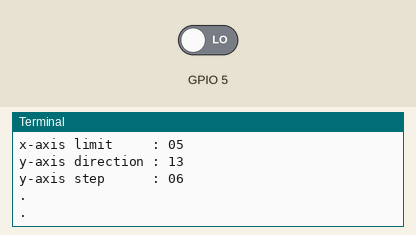
This program was run on a simulated Raspberry Pi (BCM pin numbers). Parts: the last lines printed to the terminal. The inputs (shaded band) are chosen by the test bench; at power-on: GPIO 5 LOW.

Above: at 1.2 s.
1.3 s: GPIO 5 driven HIGH
At 1.9 s:
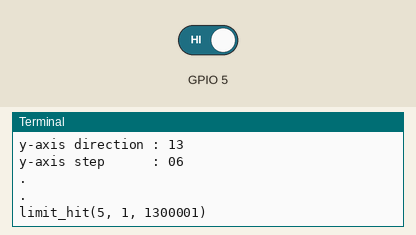
2.8 s: GPIO 5 driven LOW
At 2.96 s:
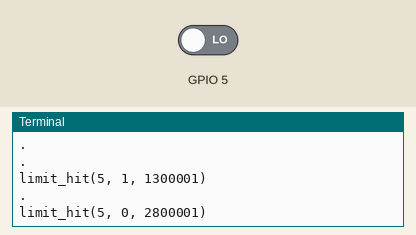

The program:

limit.py
```python
#!/usr/bin/env python3

#import RPi.GPIO as GPIO
import pigpio
import math
import time
MAX_PULSES=5000

directionX=26
stepX=19
directionY=13
stepY=6

us = 1000000

limit_hit = False

limitX=5
limits = {
        5: 'x-max',
        6: 'x-min',
        7: 'y-max',
        8: 'y-min'
}

pi = pigpio.pi()

def limit_callback(gpio, level, tick):
    global limit_hit
    limit_hit = True
    print("limit_hit(%d, %d, %d)" % (gpio, level, tick))
    pi.wave_tx_stop()

pi.callback(limitX, pigpio.EITHER_EDGE, limit_callback)
# Exports pin to userspace
print("x-axis direction : %02d"%directionX)
print("x-axis step      : %02d"%stepX)
print("x-axis limit     : %02d"%limitX)
print("y-axis direction : %02d"%directionY)
print("y-axis step      : %02d"%stepY)

while True:
    print('.')
    time.sleep(1)
pi.stop()
```

Measured:
- after the input at 1.3 s, the terminal: prints a new line at once (image 1)
- after the input at 2.8 s, the terminal: prints a new line at once (image 2)
